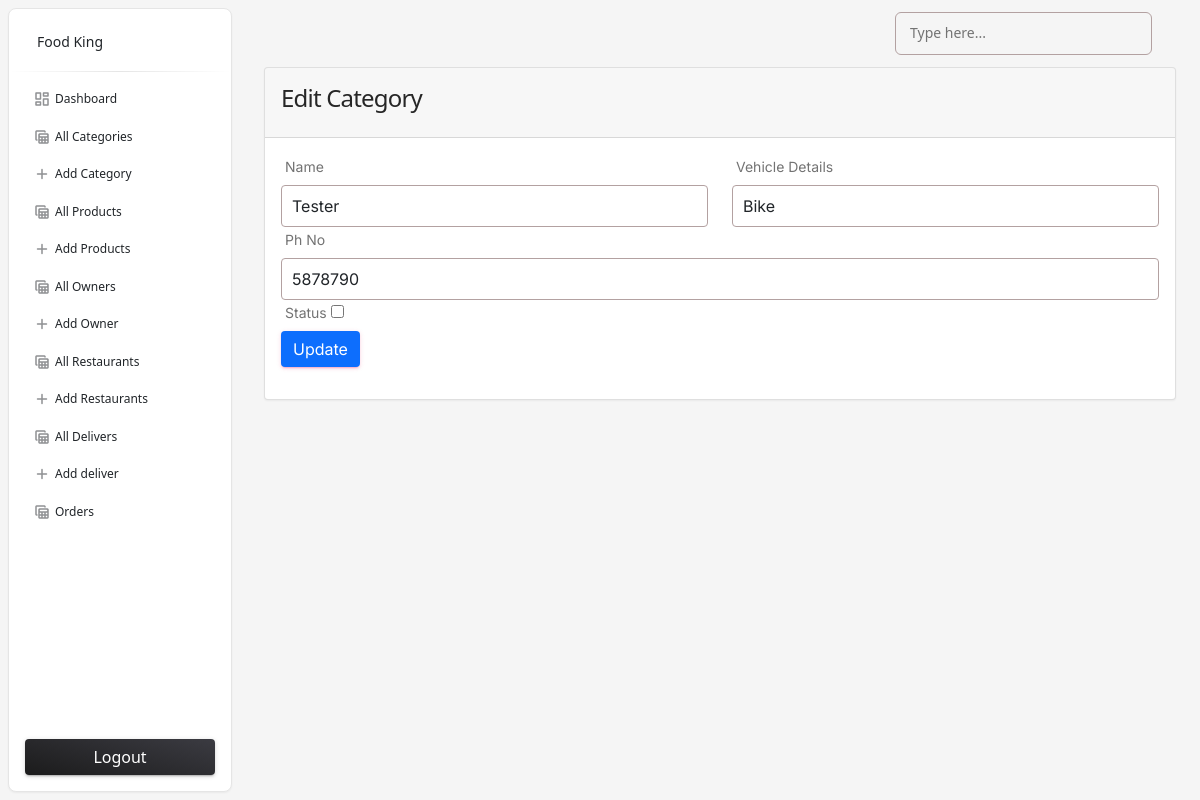
Screenshot of /admin/edit-deliver.php?id=3 (signed in) with the database file from the repository.
### tables this page shows
CREATE TABLE `delivery_person` (
  `id` int(10) NOT NULL,
  `name` varchar(225) NOT NULL,
  `vehicle_details` varchar(225) NOT NULL,
  `ph_no` varchar(225) NOT NULL,
  `status` int(10) NOT NULL DEFAULT 0
);

### functions/myfunctions.php (called while the page is built, shortened)
<?php
include('../config/dbcon.php');
function getByID($table, $id) {
    global $con;
    $query = "SELECT * FROM $table WHERE id='$id'";
    return $query_run = mysqli_query($con, $query);
}
?>

### admin/edit-deliver.php (the view, shortened to what this page needs)
<?php
include('includes/header.php');
?>
<div class="container">
    <div class="row">
        <div class="col-md-12">
            <?php
              if(isset($_GET['id']))
              {
                $id = $_GET['id'];
                $deliver = getByID("delivery_person", $id);
                if(mysqli_num_rows($deliver) > 0)
                {
                    $data = mysqli_fetch_array($deliver);
                    ?>
                  <div class="card">
                    <div class="card-header">
                       <h4>Edit Category</h4>
                    </div>
                    <div class="card-body">
                    <form action="code.php" method="POST">
                        <div class="row">
                            <div class="col-md-6">
                                <label for="">Name</label>
                                <input type="text" name="name" value="<?= $data['name'] ?>" placeholder="Enter deliver name" class="form-control">
                            </div>
                            <div class="col-md-6">
                                <label for="">Vehicle Details</label>
                                <input type="text" name="vehicle_details" value="<?= $data['vehicle_details'] ?>" placeholder="Enter vehicle details" class="form-control">
                            </div>
                            <div class="col-md-12">
                                <label for="">Ph No</label>
                                <input type="text" name="ph_no" value="<?= $data['ph_no'] ?>" placeholder="Enter Phone No" class="form-control">
                            </div>
                            <div class="col-md-6">
                                <label for="">Status</label>
                                <input type="checkbox" <?= $data['status'] ? "checked": ""?> name="status">
                            </div>
                            <div class="col-md-12">
                                <button type="submit" class="btn btn-primary" name="update_deliver_btn">Update</button>
                            </div>
                        </div>
                    </form>
                    </div>
                  </div>
                  <?php
                }
                else{
                    echo "Deliver not found";
                }
              }
              else{
                echo "Id missing from url";
              }
            ?>
        </div>
    </div>
</div>
<?php include('includes/footer.php'); ?>

### admin/includes/header.php (style rules this page uses)
.form-control { border: 1px solid #b3a1a1 !important; padding: 8px 10px; }

### rows the page displays
delivery_person: name "Tester", vehicle_details "Bike", ph_no "5878790"
